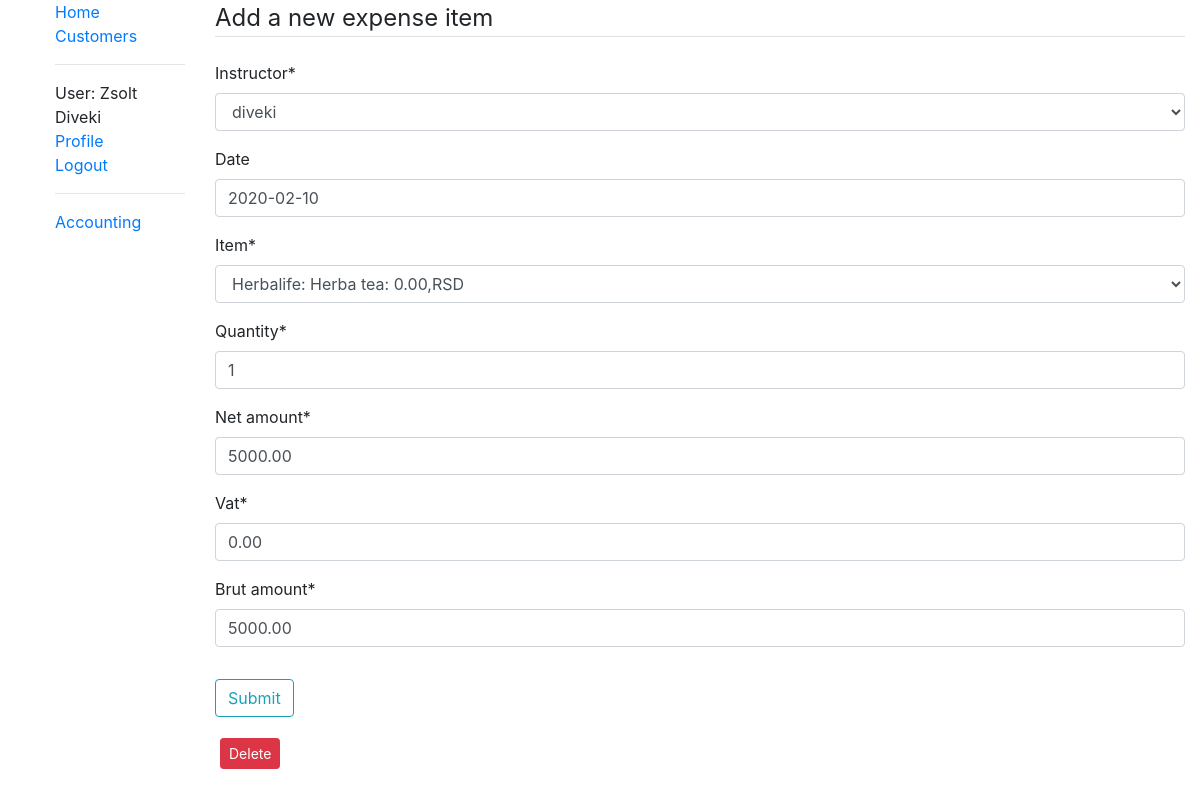
The page /accounting/expenseitems/7/update/ (signed in) on the database its author committed.
### accounting/models.py (models this page shows, shortened)
class ExpenseItems(models.Model):
    instructor = models.ForeignKey(User, on_delete=models.CASCADE)
    date = models.DateField(null=True, blank=True, default=djnow())
    item = models.ForeignKey(ExpenseCategories, on_delete=models.CASCADE)
    quantity = models.IntegerField(default='0')
    net_amount = models.DecimalField(max_digits=8, decimal_places=2, blank=False, default=Decimal('0.00'))
    vat = models.DecimalField(max_digits=3, decimal_places=2, blank=False, default=Decimal('0.00'))
    brut_amount = models.DecimalField(max_digits=8, decimal_places=2, blank=False, default=Decimal('0.00'))
    class Meta:
        ordering = ['date', 'item']
        permissions = (('can_see_all_financials', 'Show all financials'), ('can_see_own_financials', 'Show own financials'))

### accounting/views.py (the view)
# urls.py: path('expenseitems/<int:pk>/update/', views.ExpenseItemsUpdate.as_view(), name='expenseitems_update'),
class ExpenseItemsUpdate(LoginRequiredMixin, PermissionRequiredMixin, UpdateView):
    model = ExpenseItems
    permission_required = 'accounting.can_see_all_financials'
    fields = '__all__'

### accounting/models.py (called while the page is built)
    def __str__(self):
        return f'{self.name}'

    def __str__(self):
        return f'{self.category_type}: {self.name}: {self.unit_price},{self.currency}'

### customers/models.py (called while the page is built)
    def get_absolute_url(self):
        return reverse('customers:person-detail', args=[str(self.slug)])

### accounting/templates/accounting/expenseitems_form.html (shortened to what this page needs)
{% extends "base_generic.html" %}
{% load crispy_forms_tags %}
{% block content %}
    <div class="content-section">
        <form method="POST" enctype = "multipart/form-data">{% csrf_token %}
            <fieldset class="form-group">
                <legend class="border-bottom mb-4">Add a new expense item</legend>
                {{ form|crispy }}
            </fieldset>
            <div class="form-group">
                <button class="btn btn-outline-info" type="submit">Submit</button>
            </div>
        </form>
        {% if form.instance.id %}
            <a type="button" style="margin:5px" class="btn btn-danger btn-sm" href="{% url 'accounting:expenseitems_delete' form.instance.id %}">Delete</a>
        {% endif %}
    </div>
{% endblock content %}

### templates/base_generic.html (shortened to what this page needs)
<!DOCTYPE html>
<html lang="en">
<head>
  <link rel="stylesheet" href="https://stackpath.bootstrapcdn.com/bootstrap/4.1.3/css/bootstrap.min.css">
  <link href="http://cdn.pydata.org/bokeh/release/bokeh-0.12.0.min.css" rel="stylesheet" type="text/css">
  <!-- {% load static %}
  <link rel="stylesheet" href="{% static 'css/styles.css' %}"> -->
</head>
<body>
  <div class="container-fluid">
    <div class="row">
      <div class="col-sm-2">
      {% block sidebar %}
        <ul class="sidebar-nav" style="list-style-type: none;">
          <li><a href="{% url 'index' %}">Home</a></li>
          <li><a href="{% url 'customers:customers-list' %}">Customers</a></li>
          <hr>
          {% if user.is_authenticated %}
            <li>User: {{user.get_full_name}}</li>
            <li><a href="{{ user.person.get_absolute_url}}">Profile</a></li>
            <li><a href="{% url 'logout' %}">Logout</a></li>
          {% else %}
            <li><a href="{% url 'login' %}">Login</a></li>
            <li><a href="{% url 'signup' %}">Sign Up</a></li>
          {% endif %}
          <hr>
          {% if perms.customers.can_see_own_financials %}
            <li><a href="{% url 'accounting:accounting' %}">Accounting</a></li>
          {% endif %}
        </ul>
     {% endblock %}
      </div>
      <div class="col-sm-10 ">{% block content %}{% endblock %}
      </div>
    </div>
  </div>
</body>
</html>

### rows shown on the page
ExpenseItems: instructor "diveki", date "2020-02-10", item "Herbalife: Herba tea: 0.00,RSD", quantity "1", net_amount "5000.00", vat "0.00", brut_amount "5000.00"

### other values the page prints
{{ user.get_full_name }} "Zsolt Diveki"
